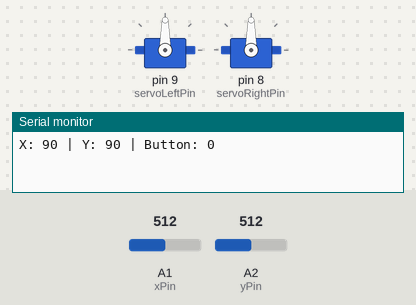
Recording of a sketch running on a simulated Arduino Uno, built with avr-gcc and run on an emulated ATmega328P. On the bench: 2 × servo, the last lines printed to the serial monitor. The test bench sets the inputs (shaded band); at power-on: A1 (xPin) = 512, A2 (yPin) = 512.

Above: at 1.2 s.
1.3 s: A1 (xPin) set to 716
At 2.5 s:
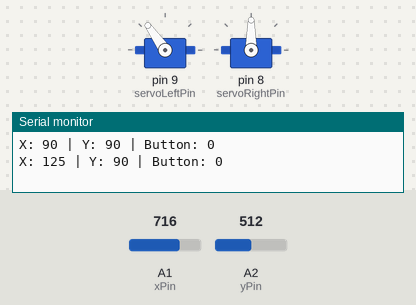
2.8 s: A2 (yPin) set to 716
At 3.7 s:
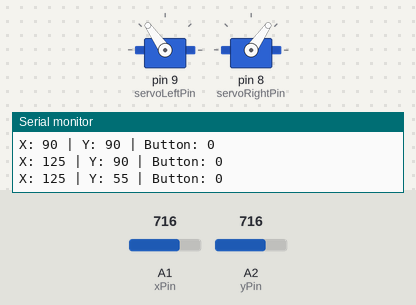
4.3 s: A1 (xPin) set to 900
At 4.9 s:
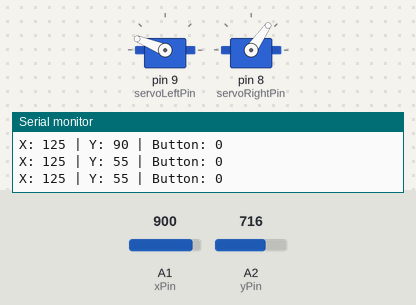
5.8 s: A2 (yPin) set to 900
At 6.1 s:
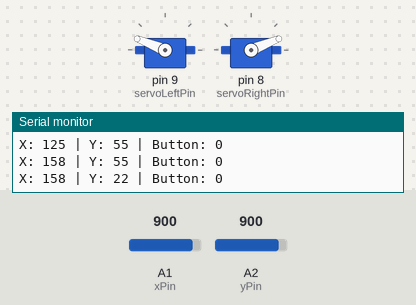
7.3 s: A1 (xPin) set to 1023
At 8.5 s:
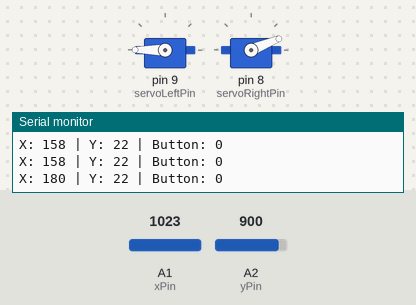
8.8 s: A2 (yPin) set to 1023
At 9.7 s:
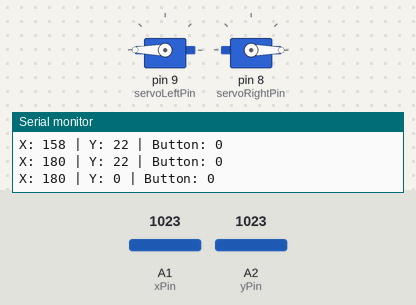
Timing chart, 0 to 11.3 s (numbered marks = the images above; inputs shaded):
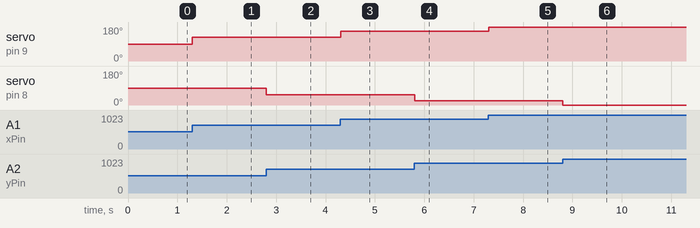

The sketch:

motory.ino
```cpp
/*

PRACE S MOTORY
==============================================
Author: Pavel Vranka
Date: 2018-03-07

*/

// Nastaveni promennych
// ====================

// nastaveni servomotoru

#include <Servo.h>        // zahrnutí knihovny pro ovládání servo motoru

Servo servoLeft;          // každý motor má svou proměnnou typu Servo
Servo servoRight;         // každý motor má svou proměnnou typu Servo
int servoLeftPin = 9;     // pin motor servoLeft
int servoRightPin = 8;    // pin motor servoLeft

// nastaveni joystiku

int xPin = 1;              // pin pro osu x
int yPin = 2;              // pin pro osu y
int pushPin = 3;           // pin pro tlacitko
int xValue = 90;           // vychozi hodnota pro osu x
int yValue = 90;           // vychozi hodnota pro osu y
int pushState = 0;         // vychozi hodnota tlacitka

//nastaveni promenne pro vypis komunikace seriove linky

int serialSpeed = 9600;    // Rychlost komunikace po seriove lince
long oldTime = 0;          // nastaveni promenne oldTime
int serialPeriod = 1000;    // nastaveni periody vypisu na seriovy monitor v milisekundach


// Inicializace
// ============


void setup()
{
  Serial.begin(serialSpeed);  // nastaveni frekvence seriove linky pro vycitani na konzoli na zaklade promenne serialSpeed

  servoLeft.attach(servoLeftPin);   // pripojeni motoru servoLeft na pin defonovany promennou servoLeftPin
  servoRight.attach(servoRightPin); // pripojeni motoru servoRight na pin defonovany promennou servoRightPin
}

void loop()
{
// Read joystick position

  xValue = analogRead(xPin);         // Read x
  yValue = analogRead(yPin);         // Read y
  xValue = map(xValue, 0, 1023, 0, 180); //převod z 0 až 1023 na 0 až 180
  yValue = map(yValue, 0, 1023, 180, 0); //převod z 0 až 1023 na 180 až 0 - obracena orientace otaceni

// Nastaveni polohy motoru

  servoLeft.write(xValue);             //nastavení polohy podle joystiku X osy
  servoRight.write(yValue);             //nastavení polohy podle joystiku X osy
  delay(15);                 //chvilka čekání než se motor natočí

// Vypis na seriovy monitor

  if ((millis()-oldTime) > serialPeriod){
    Serial.print("X: ");
    Serial.print(xValue);
    Serial.print(" | Y: ");
    Serial.print(yValue);
    Serial.print(" | Button: ");
    Serial.println(pushState);
    oldTime = millis();
    }

}
```

Measured:
- after the input at 1.3 s, servo on pin 9 (servoLeftPin): 90° → 125° at once
- after the input at 2.8 s, servo on pin 8 (servoRightPin): 90° → 55° at once
- after the input at 4.3 s, servo on pin 9 (servoLeftPin): 125° → 158° at once
- after the input at 5.8 s, servo on pin 8 (servoRightPin): 55° → 22° at once
- after the input at 7.3 s, servo on pin 9 (servoLeftPin): 158° → 180° at once
- after the input at 8.8 s, servo on pin 8 (servoRightPin): 22° → 0° at once
